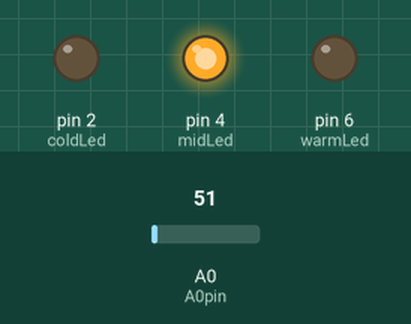
Simulated run of this sketch. Board: Arduino Uno, built with avr-gcc and run on an emulated ATmega328P. On the bench: output pins drawn as LEDs (lit = HIGH). The test bench sets the inputs (shaded band); at power-on: A0 (A0pin) = 51.

Above: at 1.2 s.
1.3 s: A0 (A0pin) set to 62
At 2.3 s:
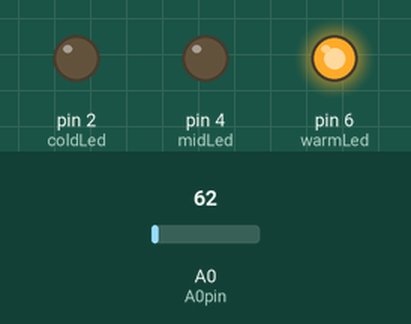
2.8 s: A0 (A0pin) set to 30
At 3.4 s:
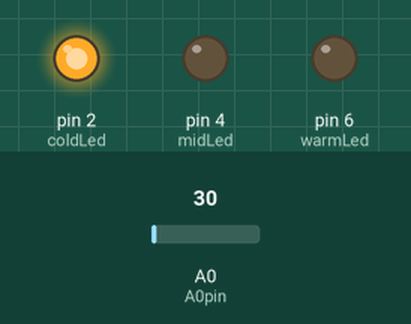
4.3 s: A0 (A0pin) set to 61
At 5.5 s:
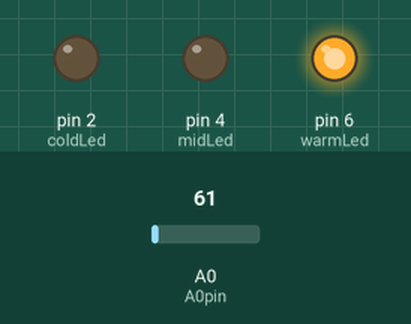
5.8 s: A0 (A0pin) set to 15
At 6.9 s:
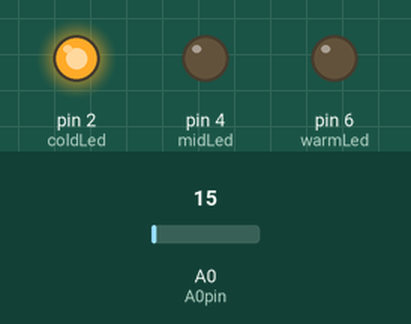
Timing chart, 0 to 8.3 s (numbered marks = the images above; inputs shaded):
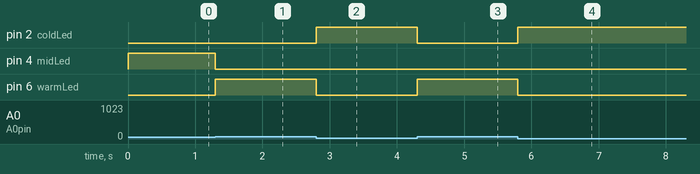

Measured:
- the behaviour switches between 55 and 56 on A0 (A0pin) (found by bisection; images 0 and 1)
- after the input at 1.3 s, pin 4 (midLed): HIGH → LOW at once; pin 6 (warmLed): LOW → HIGH at once
- after the input at 2.8 s, pin 2 (coldLed): LOW → HIGH at once; pin 6 (warmLed): HIGH → LOW at once
- after the input at 4.3 s, pin 2 (coldLed): HIGH → LOW at once; pin 6 (warmLed): LOW → HIGH at once
- after the input at 5.8 s, pin 2 (coldLed): LOW → HIGH at once; pin 6 (warmLed): HIGH → LOW at once

The sketch:

Ex10_temperatureReader2.ino
```cpp
const int coldLed = 2;
const int midLed = 4;
const int warmLed = 6;
const byte A0pin = A0;
const double LM35 = 1023;

void setup() {
  pinMode(A0pin, INPUT);
  pinMode(coldLed, OUTPUT);
  pinMode(midLed, OUTPUT);
  pinMode(warmLed, OUTPUT);
  Serial.begin(9600);
}

void loop() {
  int A0input = analogRead(A0pin);
  double mVolt = A0input / LM35 * 5000; //convert it into millivolt since we know 10 millitvolt is 1° celcius
  double C = mVolt / 10.0 + 2;//conver the millivolt into celsius


  if (C < 26) {
    digitalWrite(coldLed, HIGH);
    digitalWrite(midLed, LOW);
    digitalWrite(warmLed, LOW);
  } else if (C < 29) {
    digitalWrite(coldLed, LOW);
    digitalWrite(midLed, HIGH);
    digitalWrite(warmLed, LOW);
  } else {
    digitalWrite(coldLed, LOW);
    digitalWrite(midLed, LOW);
    digitalWrite(warmLed, HIGH);
  }

}
```
